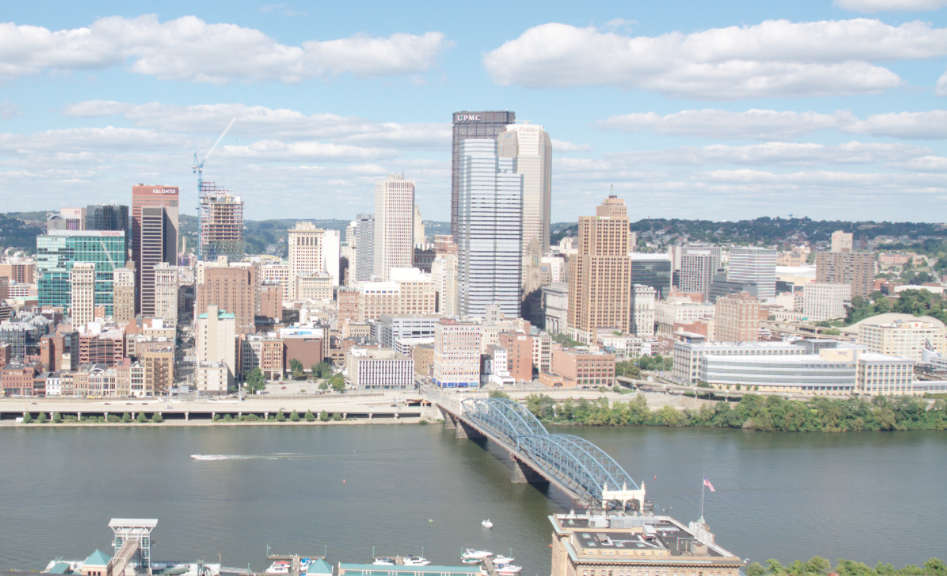
#> input picture hw4/data/incline_L.png, 947 x 576 px
$ jupyter execute --allow-errors q4.ipynb
#> lines starting #> are read from the running program, lines starting #| are printed output that depends on the picture
[cell 1]
# DO NOT MODIFY
import nbimporter
import cv2

import matplotlib.pyplot as plt
import numpy as np

from scipy.ndimage.morphology import distance_transform_edt

from q2 import briefLite,briefMatch,plotMatches
from q3 import computeH_ransac, computeH

## Question 4: Stitching Panoramas (15 points)

We can also use homographies to create a panorama image from multiple views of the same scene. This is possible for example when there is no camera translation between the views (e.g., only rotation about the camera center). First, you will generate panoramas using matched point correspondences between images using the BRIEF matching. **We will assume that there is no error in your matched point correspondences between images (Although there might be some errors, and even small errors can have drastic impacts)**.

### 4.1 Image Stitching (5 pts)

In this problem you will implement and use the function:

\begin{equation}
    \texttt{[panoImg] = imageStitching(img1, img2, H2to1)}
\end{equation}

on two images from the Dusquesne incline. This function accepts two images and the output from the homography estimation function. This function:

   1. Warps $\texttt{img2}$ into $\texttt{img1}'s$ reference frame using the OpenCV $\texttt{warpPerspective}$ function;
   2. Blends $\texttt{img1}$ and warped $\texttt{img2}$ and outputs the panorama image.

For this problem, use the provided images $\texttt{pnc1}$ as $\texttt{img1}$ and $\texttt{pnc0}$ as $\texttt{img2}$. The point correspondences $\texttt{pts}$ are generated by your BRIEF descriptor matching.

Apply your $\texttt{computeH\_ransac()}$ to these correspondences to compute $\texttt{H2to1}$, which is the homography from $\texttt{pnc0}$ onto $\texttt{pnc1}$. Then apply this homography to $\texttt{pnc0}$ using $\texttt{cv2.warpPerspective()}$.

**This question will be manually graded. Visualize the warped image. Please include the image and your H2to1 matrix (with the bottom right index as 1) in your writeup PDF, along with stating which image pair you used.**

[cell 2]
# [32 lines left out: function imageStitching, not called in this run]

[cell 3]
left = cv2.imread("data/incline_L.png")
#> left is the input picture: shape (576, 947, 3); mean B, G, R 188.8, 185.2, 178.7
right = cv2.imread("data/incline_R.png")
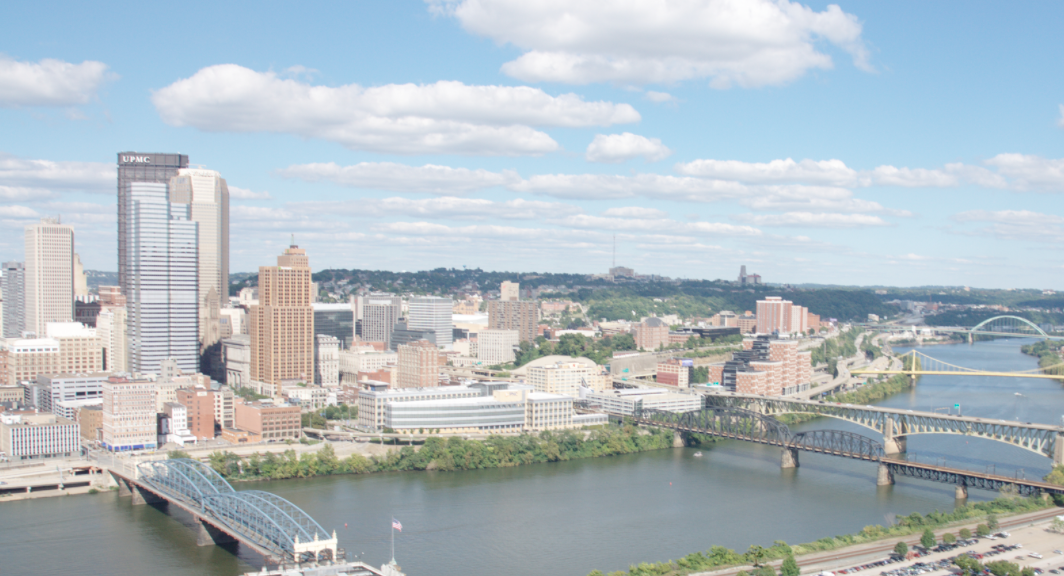
#> input picture hw4/data/incline_R.png, 1064 x 576 px
#> right is the input picture: shape (576, 1064, 3); mean B, G, R 195.1, 188.5, 177.3
# [6 lines of commented-out code are left out]

img_1_gr = cv2.cvtColor(right, cv2.COLOR_BGR2GRAY)/255
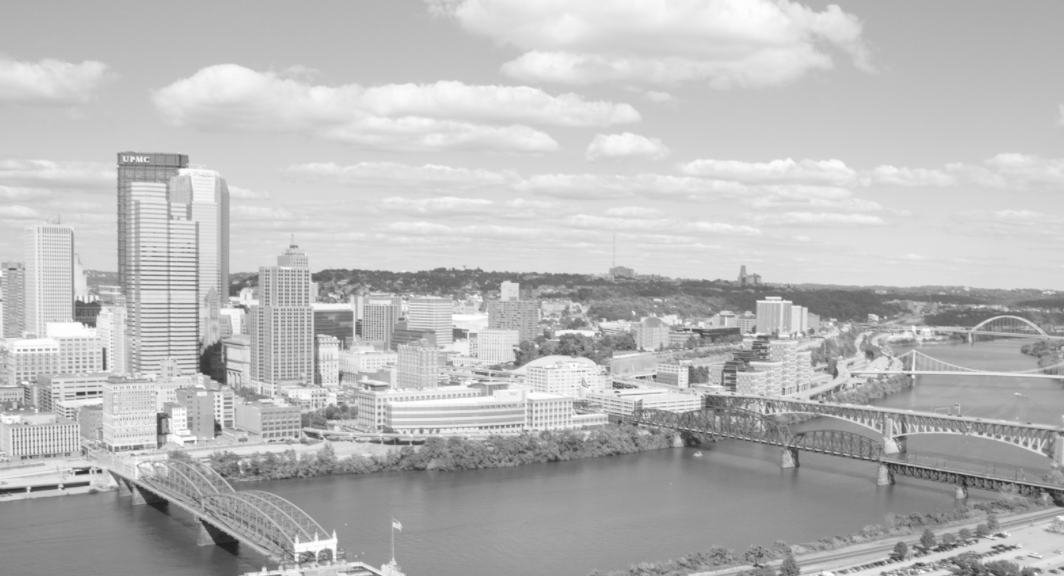
#> img_1_gr: shape (576, 1064) float64; min 0.122, max 1, mean 0.729
img_2_gr = cv2.cvtColor(left, cv2.COLOR_BGR2GRAY)/255
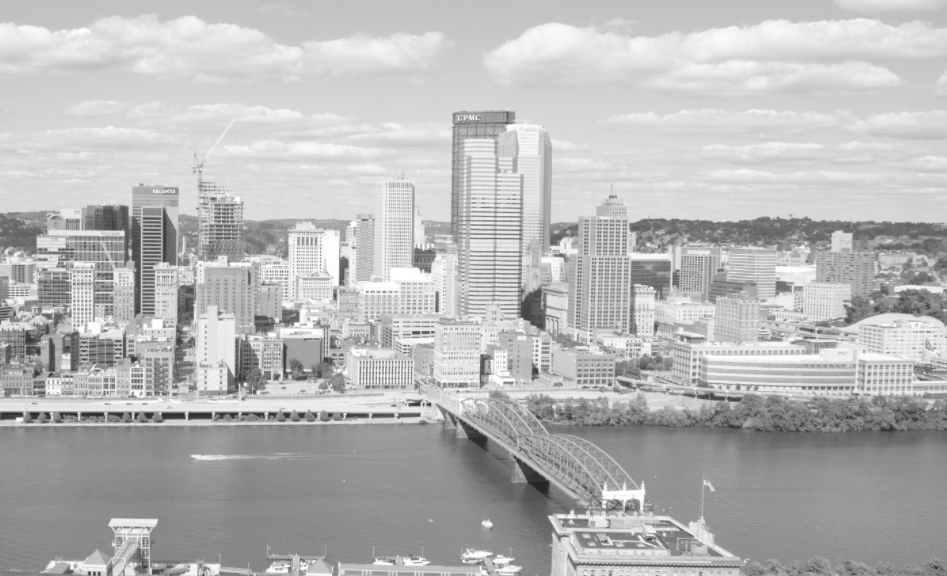
#> img_2_gr: shape (576, 947) float64; min 0.133, max 1, mean 0.72

#> (the rest of this cell did not finish here and is left out)

### 4.2 Image Stitching with No Clip (3 pts)

Notice how the output from Q 4.1 is clipped at the edges? We will fix this now. Implement a function

\begin{equation}
    \texttt{[panoImg] = imageStitching\_noClip(img1, img2, H2to1)}
\end{equation}

that takes in the same input types and produces the same outputs as in Q 4.1.

To prevent clipping at the edges, we instead need to warp _both_ image 1 and image 2 into a common third reference frame in which we can display both images without any clipping. Specifically, we want to find a matrix $M$ that _only_ does scaling and translation such that:
$$
\begin{equation}
    \texttt{warp\_im1 = CV2.warpPerspective(im1, M, out\_size);}
\end{equation}
\begin{equation}
    \texttt{warp\_im2 = CV2.warpPerspective(im2, M*H2to1, out\_size);}
\end{equation}
$$
This produces warped images in a common reference frame where all points in $\texttt{im1}$ and $\texttt{im2}$ are visible. To do this, we will only take as input either the width or height of $\texttt{out\_size}$ and compute the other one based on the given images such that the warped images are not squeezed or elongated in the panorama image. For now, assume we only take as input the width of the image (i.e., $\texttt{out\_size(2)}$) and should therefore compute the correct height(i.e., $\texttt{out\_size(1)}$).

_Hint:_ The computation will be done in terms of $\texttt{H2to1}$ and the extreme points (corners) of the two images.
Make sure $M$ includes only scale (find the aspect ratio of the full-sized panorama image) and translation.

**This question will be manually graded. Visualize the warped image. Please include the image in your writeup PDF, along with stating which image pair you used.**

[cell 4]
# [84 lines left out: function imageStitching_noClip, not called in this run]

### 4.3 Generate Panorama (2 pts)

You now have all the tools you need to automatically generate panoramas. Write a function that accepts two images as input, computes keypoints and descriptors for both the images, finds putative feature correspondences by matching keypoint descriptors, estimates a homography using RANSAC and then warps one of the images with the homography so that they are aligned and then overlays them.
$$
\begin{equation}
\texttt{im3 = generatePanorama(im1, im2)}
\end{equation}
$$
Run your code on the image pair $\texttt{data/pnc1.jpg}$, $\texttt{data/pnc0.jpg}$ or $\texttt{data/incline\_L.jpg}$, $\texttt{data/incline\_R.jpg}$. However during debugging, try on scaled down versions of the images to keep running time low.

**This question will be manually graded. Save the resulting panorama on the full sized images and include the figure and computed homography matrix in your writeup.**

[cell 5]
def generatePanorama(im1, im2):
    '''
    Gnerate a panorama from two images.

    INPUTS
        im1 and im2 - images to be stitched.
    OUTPUT
        img_pano - the panorama image.
    '''
    # [7 lines of commented-out code are left out]

    img_1_gr = cv2.cvtColor(right, cv2.COLOR_BGR2GRAY)/255
    img_2_gr = cv2.cvtColor(left, cv2.COLOR_BGR2GRAY)/255

    locs1, desc1 = briefLite(img_1_gr)
    locs2, desc2 = briefLite(img_2_gr)

    matches = briefMatch(desc1, desc2)

    H_for_given_transf, _ = computeH_ransac(matches, locs1, locs2, 5000, 2)

    # [4 lines of commented-out code are left out]

    img_pano = imageStitching_noClip(left, right, np.linalg.inv(H_for_given_transf))
    # print(H_for_given_transf)
    # compositeH(H_for_given_transf, hp_cover_rezied, right)raise NotImplementedError()
    return img_pano

[cell 6]
left = cv2.imread("data/incline_L.png")
right = cv2.imread("data/incline_R.png")
generatePanorama(left, right)
#> (the call stopped at in generatePanorama, `locs1, desc1 = briefLite(img_1_gr)`: q2 is not available in this run)

### 4.4 extra credits (3 pts)

Collect a pair of your own images (with your phone) and stitch them together using your code from the previous section. Include the pair of images and their result in the write-up.

[cell 7]
left = cv2.imread("data/anish.jpeg")
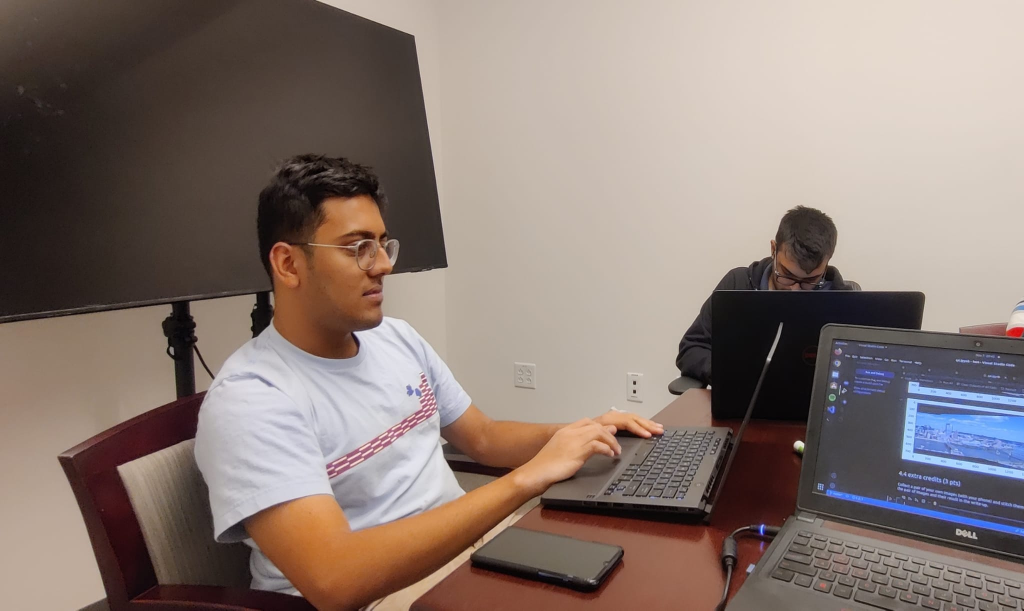
#> input picture hw4/data/anish.jpeg, 2048 x 1221 px (shown at 1/2 size)
#> left is the input picture: shape (1221, 2048, 3); mean B, G, R 115.4, 122.4, 137.8
right = cv2.imread("data/dhanvi.jpeg")
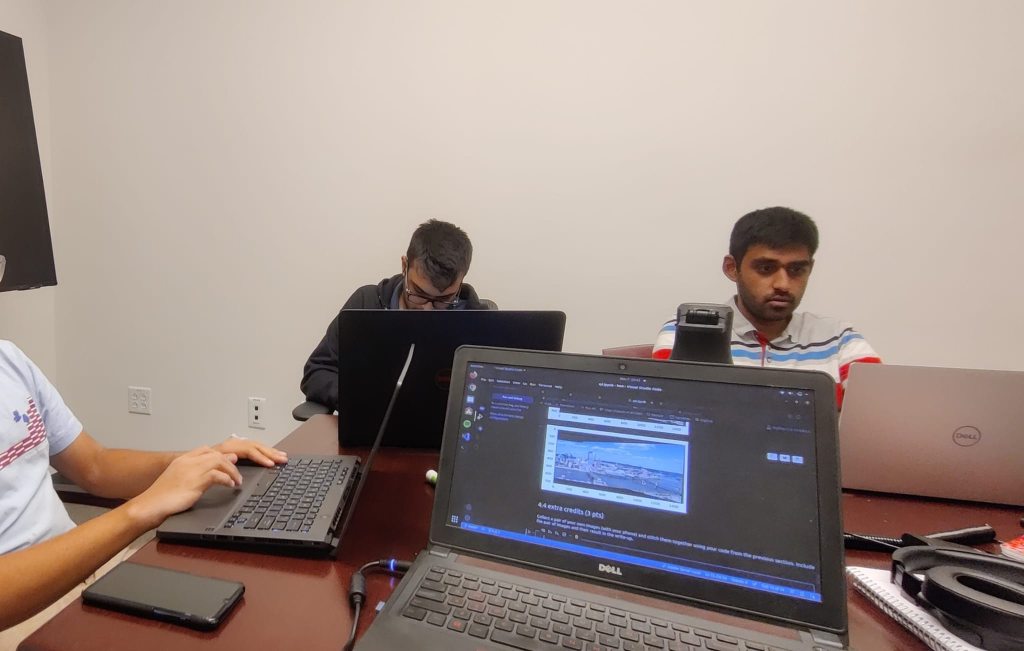
#> input picture hw4/data/dhanvi.jpeg, 2048 x 1302 px (shown at 1/2 size)
#> right is the input picture: shape (1302, 2048, 3); mean B, G, R 136.8, 142.5, 156.7
generatePanorama(left, right)
#> in generatePanorama (call 2), `img_1_gr = cv2.cvtColor(right, cv2.COLOR_BGR2GRAY)/255`:
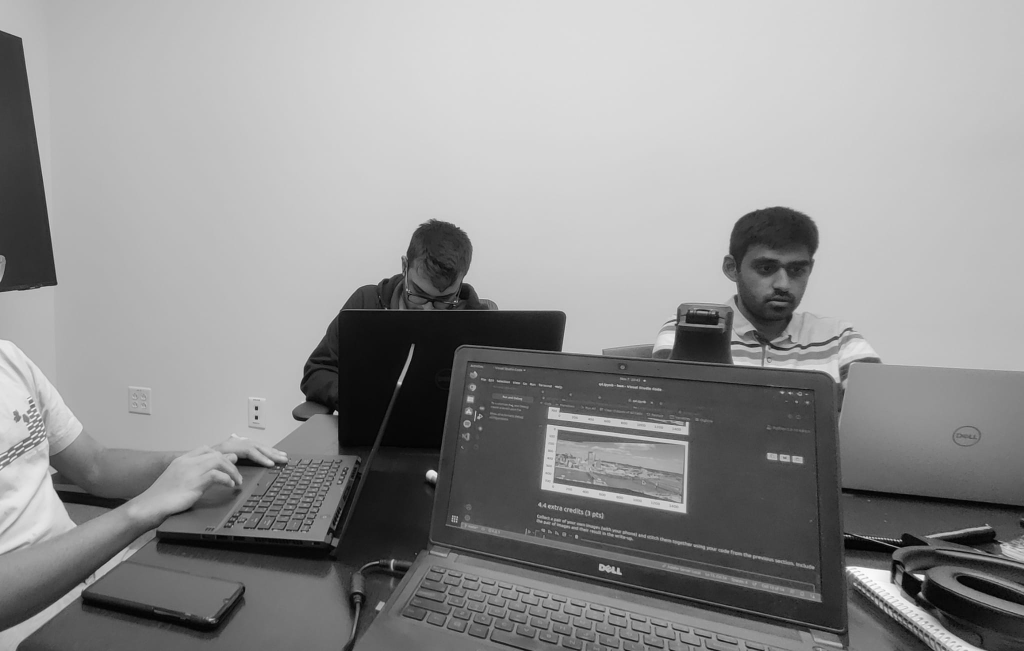
#> img_1_gr: shape (1302, 2048) float64 (shown at 1/2 size); min 0, max 0.996, mean 0.573
#> in generatePanorama (call 2), `img_2_gr = cv2.cvtColor(left, cv2.COLOR_BGR2GRAY)/255`:
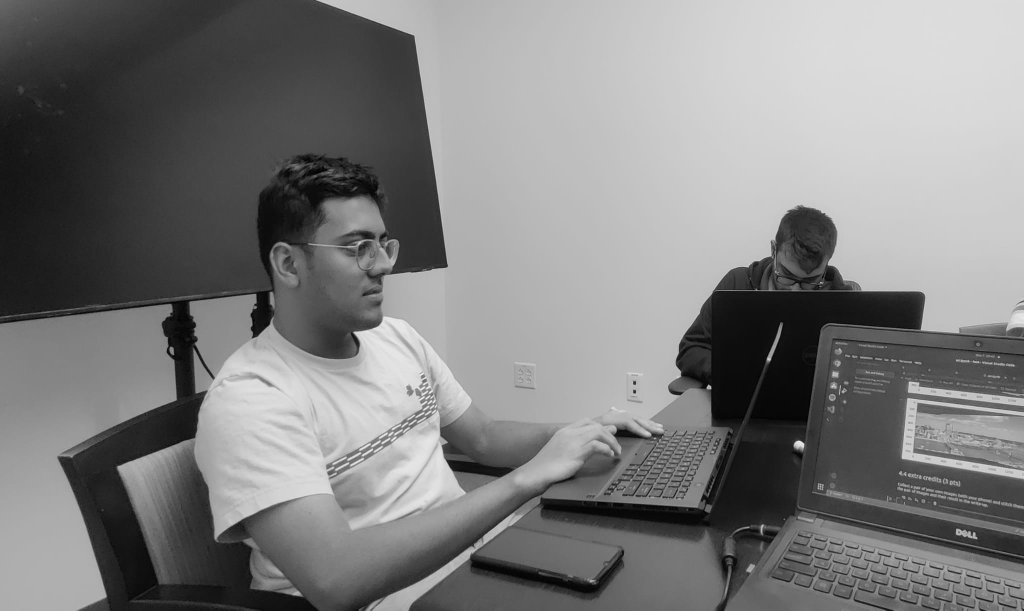
#> img_2_gr: shape (1221, 2048) float64 (shown at 1/2 size); min 0, max 0.988, mean 0.495
#> (the call stopped at in generatePanorama, `locs1, desc1 = briefLite(img_1_gr)`: q2 is not available in this run)
